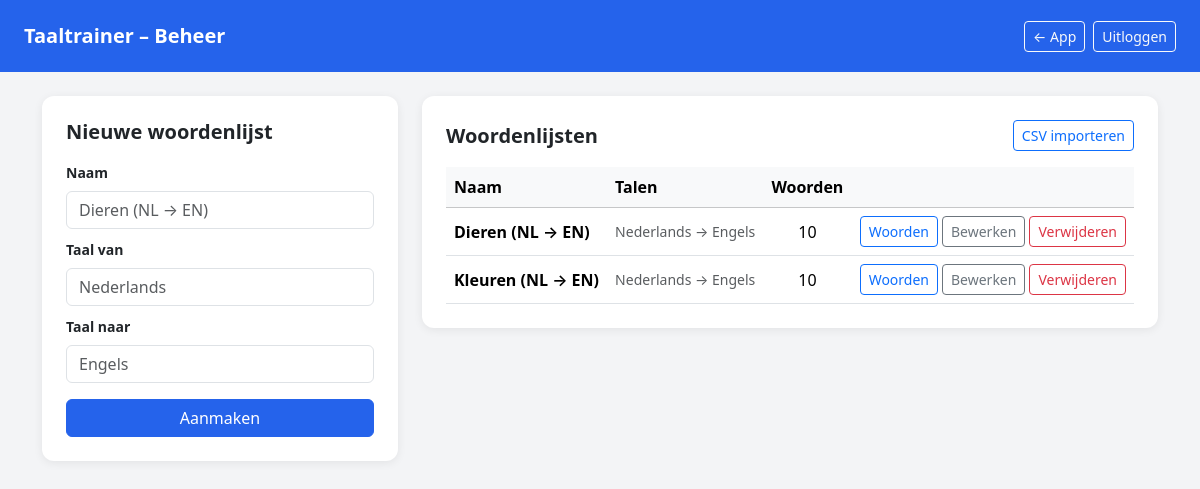
/admin/index.php (signed in), run on the app's committed database.
### tables this page shows
CREATE TABLE woordenlijsten (
    id INT AUTO_INCREMENT PRIMARY KEY,
    naam VARCHAR(100) NOT NULL,
    taal_van VARCHAR(50) NOT NULL,
    taal_naar VARCHAR(50) NOT NULL,
    created_by INT NOT NULL,
    created_at DATETIME DEFAULT CURRENT_TIMESTAMP,
    FOREIGN KEY (created_by) REFERENCES users(id) ON DELETE CASCADE
);

### src/admin/index.php (the view, shortened to what this page needs)
<?php
require_once '../config.php';
$lijsten = $pdo->query('SELECT w.*, COUNT(wo.id) AS aantal_woorden
                        FROM woordenlijsten w
                        LEFT JOIN woorden wo ON wo.woordenlijst_id = w.id
                        GROUP BY w.id
                        ORDER BY w.naam ASC')->fetchAll();
?>
<!DOCTYPE html>
<html lang="nl">
<head>
    <link href="https://cdn.jsdelivr.net/npm/bootstrap@5.3.3/dist/css/bootstrap.min.css" rel="stylesheet">
</head>
<body>
    <nav class="navbar navbar-dark px-4 py-3 mb-4">
        <span class="navbar-brand fw-bold">Taaltrainer – Beheer</span>
        <div class="d-flex gap-2">
            <a href="../index.php" class="btn btn-sm btn-outline-light">← App</a>
            <a href="../logout.php" class="btn btn-sm btn-outline-light">Uitloggen</a>
        </div>
    </nav>
    <div class="container pb-5">
        <div class="row g-4">
            <div class="col-lg-4">
                <div class="card p-4">
                    <h5 class="fw-bold mb-3">Nieuwe woordenlijst</h5>
                    <form method="POST">
                        <div class="mb-2">
                            <label class="form-label small fw-semibold">Naam</label>
                            <input type="text" name="naam" class="form-control" placeholder="Dieren (NL → EN)" required>
                        </div>
                        <div class="mb-2">
                            <label class="form-label small fw-semibold">Taal van</label>
                            <input type="text" name="taal_van" class="form-control" placeholder="Nederlands" required>
                        </div>
                        <div class="mb-3">
                            <label class="form-label small fw-semibold">Taal naar</label>
                            <input type="text" name="taal_naar" class="form-control" placeholder="Engels" required>
                        </div>
                        <button type="submit" class="btn btn-primary w-100" style="background:#2563EB;border-color:#2563EB">Aanmaken</button>
                    </form>
                </div>
            </div>
            <div class="col-lg-8">
                <div class="card p-4">
                    <div class="d-flex justify-content-between align-items-center mb-3">
                        <h5 class="fw-bold mb-0">Woordenlijsten</h5>
                        <a href="importeer.php" class="btn btn-sm btn-outline-primary">CSV importeren</a>
                    </div>
                    <?php if (empty($lijsten)): ?>
                        <p class="text-muted">Nog geen woordenlijsten.</p>
                    <?php else: ?>
                        <div class="table-responsive">
                            <table class="table table-hover align-middle mb-0">
                                <thead class="table-light">
                                    <tr>
                                        <th>Naam</th>
                                        <th>Talen</th>
                                        <th class="text-center">Woorden</th>
                                        <th></th>
                                    </tr>
                                </thead>
                                <tbody>
                                    <?php foreach ($lijsten as $lijst): ?>
                                        <tr>
                                            <td class="fw-semibold"><?= htmlspecialchars($lijst['naam']) ?></td>
                                            <td class="text-muted small"><?= htmlspecialchars($lijst['taal_van']) ?> → <?= htmlspecialchars($lijst['taal_naar']) ?></td>
                                            <td class="text-center"><?= $lijst['aantal_woorden'] ?></td>
                                            <td class="text-end">
                                                <div class="d-flex gap-1 justify-content-end">
                                                    <a href="woorden.php?lijst=<?= $lijst['id'] ?>" class="btn btn-sm btn-outline-primary">Woorden</a>
                                                    <button class="btn btn-sm btn-outline-secondary"
                                                        onclick="openBewerken(<?= $lijst['id'] ?>, '<?= htmlspecialchars(addslashes($lijst['naam'])) ?>', '<?= htmlspecialchars(addslashes($lijst['taal_van'])) ?>', '<?= htmlspecialchars(addslashes($lijst['taal_naar'])) ?>')">
                                                        Bewerken
                                                    </button>
                                                    <form method="POST" onsubmit="return confirm('Woordenlijst verwijderen? Alle woorden worden ook verwijderd.')">
                                                        <button type="submit" class="btn btn-sm btn-outline-danger">Verwijderen</button>
                                                    </form>
                                                </div>
                                            </td>
                                        </tr>
                                    <?php endforeach; ?>
                                </tbody>
                            </table>
                        </div>
                    <?php endif; ?>
                </div>
            </div>
        </div>
    </div>
</body>
</html>

### src/admin/index.php (style rules this page uses)
body { background-color: #F3F4F6; }
.navbar { background-color: #2563EB; }
.card { border: none; border-radius: 12px; box-shadow: 0 2px 10px rgba(0,0,0,0.07); }

### data on the page
woordenlijsten: naam "Dieren (NL → EN)", taal_van "Nederlands", taal_naar "Engels", aantal_woorden "10"
woordenlijsten: naam "Kleuren (NL → EN)", taal_van "Nederlands", taal_naar "Engels", aantal_woorden "10"
